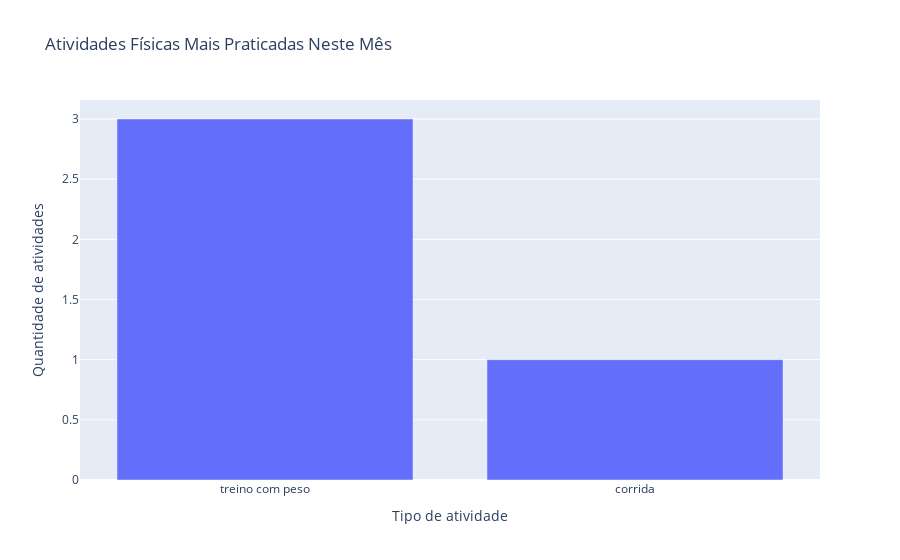

Notebook source saved alongside this figure:
### Code cell
# 📅 Quantas atividades foram feitas neste mês/ano? ✅
atividades_mes = df[
    (df['month'] == pd.Timestamp('today').month)
    &
    (df['year'] == pd.Timestamp('today').year)]

print(f"Atividades neste mês: {atividades_mes.shape[0]}")

# 🏃♀️ Qual está sendo a atividade física mais praticada neste mês/ano? ✅
# Contagem de categorias e a escolha do maior
atividade_do_mes = atividades_mes['sport_type'].value_counts().idxmax()
print(f"Atividade mais praticada neste mês: {atividade_do_mes}")

# Contagem de atividades por tipo de esporte
contagem_atividades = atividades_mes['sport_type'].value_counts().reset_index()
contagem_atividades.columns = ['Tipo de atividade', 'Quantidade de atividades']

# Gráfico de barras com a contagem de atividades por tipo de esporte
fig = px.bar(contagem_atividades, x='Tipo de atividade', y='Quantidade de atividades', title='Atividades Físicas Mais Praticadas Neste Mês')
fig.show()

### Figure 1 — Plotly figure (JSON) as saved in the notebook; plotly's stock layout.template omitted (floating-point values rounded to 4 significant figures)
{"data": [{"alignmentgroup": "True", "hovertemplate": "Tipo de atividade=%{x}<br>Quantidade de atividades=%{y}<extra></extra>", "legendgroup": "", "marker": {"color": "#636efa", "pattern": {"shape": ""}}, "name": "", "offsetgroup": "", "orientation": "v", "showlegend": false, "textposition": "auto", "type": "bar", "x": ["treino com peso", "corrida"], "xaxis": "x", "y": [3, 1], "yaxis": "y"}], "layout": {"barmode": "relative", "legend": {"tracegroupgap": 0}, "title": {"text": "Atividades Físicas Mais Praticadas Neste Mês"}, "xaxis": {"anchor": "y", "domain": [0, 1], "title": {"text": "Tipo de atividade"}}, "yaxis": {"anchor": "x", "domain": [0, 1], "title": {"text": "Quantidade de atividades"}}}}
